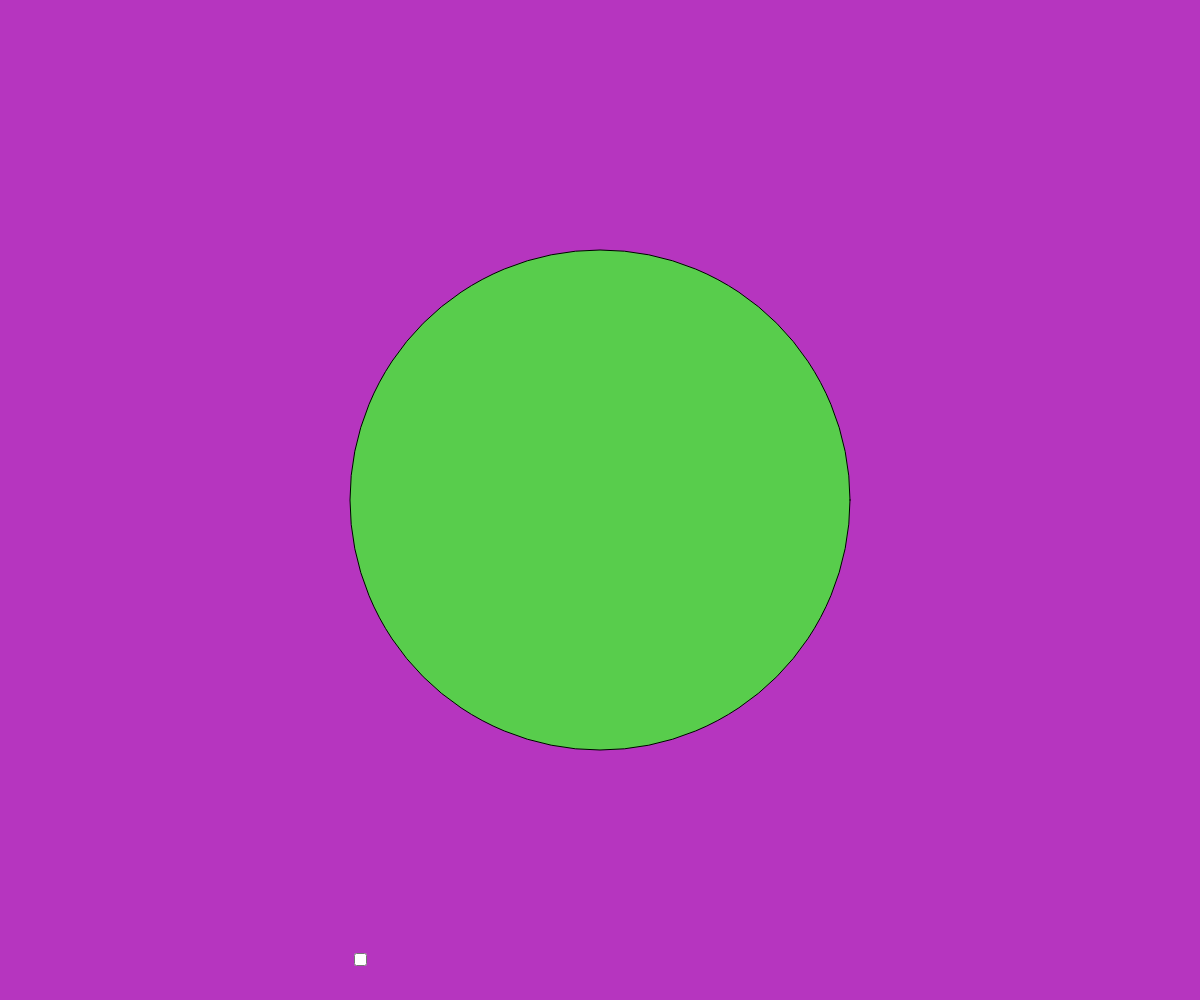
Frame 1 (no input)
Frame 60 (no input): identical to frame 1, image omitted
Frame 120 (the mouse pressed at the canvas centre since frame 60): identical to frame 1, image omitted

The p5.js sketch that drew this single still picture (run headless with seeded random() and noise() and a simulated clock; from frame 60 on, the mouse is pressed at the canvas centre):

// p5.js sketch
// ── sketch.js
// Make sure HTML input is not commented in index.html!
const HTMLCheckbox = document.getElementById("myCheckbox");
let p5Checkbox;

let foregroundCol;
let backgroundCol;


function setup() {
  foregroundCol = color(random(0,255),random(0,255), random(0,255));
  backgroundCol = color(random(0,255),random(0,255), random(0,255));
  createCanvas(windowWidth, windowHeight);
  
  background(backgroundCol);
  fill(foregroundCol);
  circle(width/2, height/2, height/2);
  
  // p5 checkbox setup
  p5Checkbox = createCheckbox();
  p5Checkbox.position(width/2-250, height-50);

}

function draw() {
  handleP5Checkbox();
  // handleHTMLCheckbox();
  
}

function handleP5Checkbox(){
  let isChecked = p5Checkbox.checked();
  swapColors(isChecked);
}
function handleHTMLCheckbox(){
  let isChecked = HTMLCheckbox.checked;
  swapColors(isChecked);

}
function swapColors(bool){
  if(bool){
    background(backgroundCol);
    fill(foregroundCol);
    circle(width/2, height/2, height/2);
  } else {
    background(foregroundCol);
    fill(backgroundCol);
    circle(width/2, height/2, height/2);
  }
}
